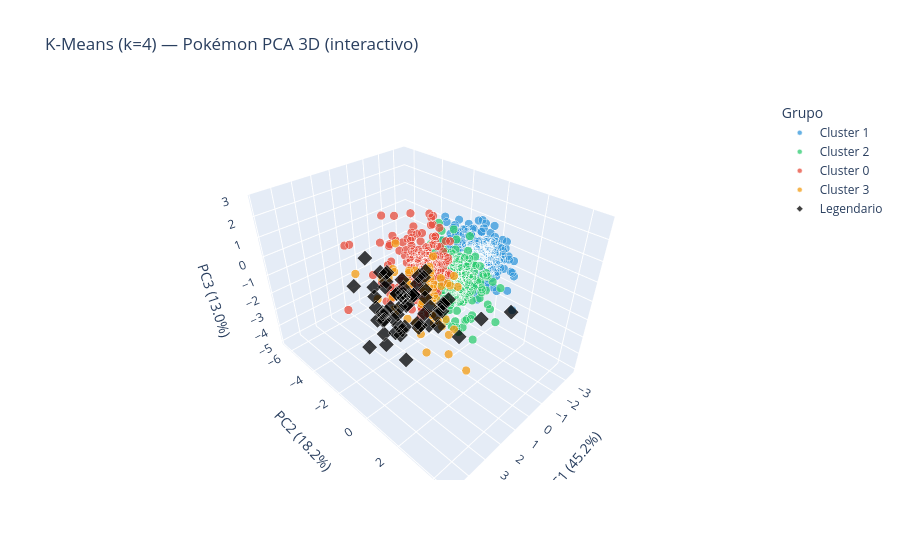

Write notebook code for a chart like this one.
### Code cell
!pip install plotly --quiet
import plotly.express as px

df["Grupo"] = df.apply(
    lambda r: "Legendario" if r["Legendary"] else f"Cluster {r['Cluster']}", axis=1
)

color_map = {
    "Cluster 0": "#e74c3c",
    "Cluster 1": "#3498db",
    "Cluster 2": "#2ecc71",
    "Cluster 3": "#f39c12",
    "Legendario": "#000000",
}

symbol_map = {
    "Cluster 0": "circle",
    "Cluster 1": "circle",
    "Cluster 2": "circle",
    "Cluster 3": "circle",
    "Legendario": "diamond",
}

fig3d = px.scatter_3d(
    df,
    x="PC1", y="PC2", z="PC3",
    color="Grupo",
    symbol="Grupo",
    hover_name="Name",
    hover_data={"Type 1": True, "Total": True, "HP": True,
                "Attack": True, "Defense": True, "PC1": False, "PC2": False, "PC3": False},
    color_discrete_map=color_map,
    symbol_map=symbol_map,
    title=f"K-Means (k={K_OPTIMO}) — Pokémon PCA 3D (interactivo)",
    opacity=0.75,
)

fig3d.update_traces(marker=dict(size=5, line=dict(width=0.5, color="white")))
fig3d.update_layout(
    legend_title_text="Grupo",
    scene=dict(
        xaxis_title=f"PC1 ({varianza[0]*100:.1f}%)",
        yaxis_title=f"PC2 ({varianza[1]*100:.1f}%)",
        zaxis_title=f"PC3 ({varianza[2]*100:.1f}%)",
    )
)

fig3d.show()
fig3d.write_html("pokemon_clusters_3d.html")

### Figure 1 — Plotly figure (JSON) as saved in the notebook; plotly's stock layout.template omitted (floating-point values rounded to 4 significant figures; data arrays with more than 128 entries replaced by an {"elided": "..."} marker saying what was removed)
{"data": [{"customdata": {"elided": "279x5 mixed values"}, "hovertemplate": "<b>%{hovertext}</b><br><br>Grupo=Cluster 1<br>Type 1=%{customdata[0]}<br>Total=%{customdata[1]}<br>HP=%{customdata[2]}<br>Attack=%{customdata[3]}<br>Defense=%{customdata[4]}<extra></extra>", "hovertext": {"elided": "279 str values"}, "legendgroup": "Cluster 1", "marker": {"color": "#3498db", "line": {"color": "white", "width": 0.5}, "opacity": 0.75, "size": 5, "symbol": "circle"}, "mode": "markers", "name": "Cluster 1", "scene": "scene", "showlegend": true, "type": "scatter3d", "x": {"elided": "279 float values"}, "y": {"elided": "279 float values"}, "z": {"elided": "279 float values"}}, {"customdata": {"elided": "200x5 mixed values"}, "hovertemplate": "<b>%{hovertext}</b><br><br>Grupo=Cluster 2<br>Type 1=%{customdata[0]}<br>Total=%{customdata[1]}<br>HP=%{customdata[2]}<br>Attack=%{customdata[3]}<br>Defense=%{customdata[4]}<extra></extra>", "hovertext": {"elided": "200 str values"}, "legendgroup": "Cluster 2", "marker": {"color": "#2ecc71", "line": {"color": "white", "width": 0.5}, "opacity": 0.75, "size": 5, "symbol": "circle"}, "mode": "markers", "name": "Cluster 2", "scene": "scene", "showlegend": true, "type": "scatter3d", "x": {"elided": "200 float values"}, "y": {"elided": "200 float values"}, "z": {"elided": "200 float values"}}, {"customdata": {"elided": "191x5 mixed values"}, "hovertemplate": "<b>%{hovertext}</b><br><br>Grupo=Cluster 0<br>Type 1=%{customdata[0]}<br>Total=%{customdata[1]}<br>HP=%{customdata[2]}<br>Attack=%{customdata[3]}<br>Defense=%{customdata[4]}<extra></extra>", "hovertext": {"elided": "191 str values"}, "legendgroup": "Cluster 0", "marker": {"color": "#e74c3c", "line": {"color": "white", "width": 0.5}, "opacity": 0.75, "size": 5, "symbol": "circle"}, "mode": "markers", "name": "Cluster 0", "scene": "scene", "showlegend": true, "type": "scatter3d", "x": {"elided": "191 float values"}, "y": {"elided": "191 float values"}, "z": {"elided": "191 float values"}}, {"customdata": {"elided": "65x5 mixed values"}, "hovertemplate": "<b>%{hovertext}</b><br><br>Grupo=Cluster 3<br>Type 1=%{customdata[0]}<br>Total=%{customdata[1]}<br>HP=%{customdata[2]}<br>Attack=%{customdata[3]}<br>Defense=%{customdata[4]}<extra></extra>", "hovertext": ["VenusaurMega Venusaur", "CharizardMega Charizard X", "CharizardMega Charizard Y", "BlastoiseMega Blastoise", "PidgeotMega Pidgeot", "Arcanine", "AlakazamMega Alakazam", "GengarMega Gengar", "KangaskhanMega Kangaskhan", "PinsirMega Pinsir", "GyaradosMega Gyarados", "Flareon", "AerodactylMega Aerodactyl", "Dragonite", "Mew", "AmpharosMega Ampharos", "HoundoomMega Houndoom", "Kingdra", "Tyranitar", "TyranitarMega Tyranitar", "Celebi", "SceptileMega Sceptile", "Blaziken", "BlazikenMega Blaziken", "SwampertMega Swampert", "Gardevoir", "GardevoirMega Gardevoir", "Slaking", "ManectricMega Manectric", "SharpedoMega Sharpedo", "AltariaMega Altaria", "BanetteMega Banette", "AbsolMega Absol", "GlalieMega Glalie", "Salamence", "SalamenceMega Salamence", "Metagross", "MetagrossMega Metagross", "Luxray", "LopunnyMega Lopunny", "Garchomp", "GarchompMega Garchomp", "LucarioMega Lucario", "AbomasnowMega Abomasnow", "Electivire", "Magmortar", "Porygon-Z", "GalladeMega Gallade", "Manaphy", "Emboar", "Samurott", "Archeops", "Vanilluxe", "Chandelure", "Hydreigon", "Volcarona", "KeldeoOrdinary Forme", "KeldeoResolute Forme", "MeloettaAria Forme", "MeloettaPirouette Forme", "Genesect", "Florges", "Gogoat", "AegislashBlade Forme", "Goodra"], "legendgroup": "Cluster 3", "marker": {"color": "#f39c12", "line": {"color": "white", "width": 0.5}, "opacity": 0.75, "size": 5, "symbol": "circle"}, "mode": "markers", "name": "Cluster 3", "scene": "scene", "showlegend": true, "type": "scatter3d", "x": [2.621, 2.635, 2.787, 2.689, 1.904, 1.628, 2.031, 2.185, 2.115, 2.11, 2.877, 1.351, 2.33, 2.292, 2.259, 2.531, 2.196, 1.427, 2.316, 3.627, 2.259, 2.551, 1.299, 2.629, 2.798, 1.248, 2.632, 3.201, 1.8, 1.625, 2.119, 1.636, 1.672, 1.948, 2.24, 3.491, 2.2, 3.493, 1.224, 1.838, 2.231, 3.611, 2.484, 2.317, 1.434, 1.497, 1.379, 2.46, 2.259, 1.346, 1.289, 1.729, 1.39, 1.158, 2.253, 1.649, 1.962, 1.962, 2.407, 2.152, 2.216, 1.825, 1.449, 1.172, 2.471], "y": [-0.7043, 0.3914, 1.061, -0.521, 1.555, 0.6174, 2.852, 2.031, -0.261, -0.2728, -1.0, 0.1162, 1.416, -0.197, 0.1201, -0.6942, 1.206, -0.04667, -1.014, -1.752, 0.1201, 2.313, 0.6902, 1.064, -0.8866, 0.5641, 1.233, 0.23, 1.919, 1.349, -0.4048, 0.2733, 1.891, 0.9562, 0.8184, 0.2809, -1.057, -0.6149, 0.06095, 0.781, 0.1936, -0.138, 1.386, -1.291, 0.8446, 0.7524, 1.08, 0.1254, 0.1201, 0.2968, 0.08152, 1.567, 0.1704, 0.4844, 0.6237, 1.145, 0.8826, 0.8826, 0.3664, 0.9595, 0.5315, -0.1014, 0.2092, 1.256, -0.03812], "z": [-0.9955, 0.1266, -1.157, -0.9668, -0.6296, 0.4468, -2.421, -1.986, 0.908, 0.8164, 0.6003, -0.08701, 0.5352, 0.5053, -0.01623, -0.966, -0.8505, -0.3701, 0.7365, 0.7632, -0.01623, -0.5694, 0.6177, 0.8838, 0.8018, -1.656, -2.124, 2.766, -0.9994, 0.8332, -0.4587, 1.043, 0.9741, 0.2446, 0.8902, 0.6112, 0.5194, 0.04979, 0.5819, 0.4259, 1.179, 1.317, 0.4838, 0.1624, 0.3814, -0.5827, -0.3849, 0.5887, -0.01623, 1.474, 0.5411, 0.9046, -0.5457, -1.721, -0.0752, -1.377, -0.7626, -0.7626, -1.19, 1.126, -0.2576, -2.136, 0.9946, 0.9288, -1.191]}, {"customdata": {"elided": "65x5 mixed values"}, "hovertemplate": "<b>%{hovertext}</b><br><br>Grupo=Legendario<br>Type 1=%{customdata[0]}<br>Total=%{customdata[1]}<br>HP=%{customdata[2]}<br>Attack=%{customdata[3]}<br>Defense=%{customdata[4]}<extra></extra>", "hovertext": ["Articuno", "Zapdos", "Moltres", "Mewtwo", "MewtwoMega Mewtwo X", "MewtwoMega Mewtwo Y", "Raikou", "Entei", "Suicune", "Lugia", "Ho-oh", "Regirock", "Regice", "Registeel", "Latias", "LatiasMega Latias", "Latios", "LatiosMega Latios", "Kyogre", "KyogrePrimal Kyogre", "Groudon", "GroudonPrimal Groudon", "Rayquaza", "RayquazaMega Rayquaza", "Jirachi", "DeoxysNormal Forme", "DeoxysAttack Forme", "DeoxysDefense Forme", "DeoxysSpeed Forme", "Uxie", "Mesprit", "Azelf", "Dialga", "Palkia", "Heatran", "Regigigas", "GiratinaAltered Forme", "GiratinaOrigin Forme", "Darkrai", "ShayminLand Forme", "ShayminSky Forme", "Arceus", "Victini", "Cobalion", "Terrakion", "Virizion", "TornadusIncarnate Forme", "TornadusTherian Forme", "ThundurusIncarnate Forme", "ThundurusTherian Forme", "Reshiram", "Zekrom", "LandorusIncarnate Forme", "LandorusTherian Forme", "Kyurem", "KyuremBlack Kyurem", "KyuremWhite Kyurem", "Xerneas", "Yveltal", "Zygarde50% Forme", "Diancie", "DiancieMega Diancie", "HoopaHoopa Confined", "HoopaHoopa Unbound", "Volcanion"], "legendgroup": "Legendario", "marker": {"color": "#000000", "line": {"color": "white", "width": 0.5}, "opacity": 0.75, "size": 5, "symbol": "diamond"}, "mode": "markers", "name": "Legendario", "scene": "scene", "showlegend": true, "type": "scatter3d", "x": [2.063, 1.984, 1.981, 3.309, 4.671, 4.776, 1.994, 1.973, 2.024, 3.412, 3.535, 1.844, 2.312, 2.078, 2.305, 3.668, 2.281, 3.636, 3.371, 4.79, 3.126, 4.465, 3.376, 4.71, 2.259, 2.059, 2.05, 2.222, 2.003, 1.965, 1.999, 1.904, 3.347, 3.399, 2.307, 3.223, 3.463, 3.458, 2.165, 2.259, 2.196, 3.902, 2.259, 1.825, 1.937, 2.079, 1.945, 1.926, 1.945, 1.974, 3.436, 3.334, 2.211, 2.227, 3.131, 3.649, 3.716, 3.407, 3.407, 2.222, 2.308, 3.54, 2.458, 3.53, 2.234], "y": [-0.459, 0.7718, 0.4874, 1.586, 1.328, 2.35, 1.138, 0.4999, -0.7592, -0.8362, -0.2881, -3.449, -1.842, -2.646, 0.4467, -0.04303, 1.011, 0.8161, 0.2148, 0.3413, -0.8129, -0.7385, 0.7614, 1.225, 0.1201, 3.361, 4.515, -1.961, 2.367, -1.018, -0.3691, 1.654, -0.03932, 0.4557, -0.2754, -0.3658, -0.8517, -0.08218, 1.406, 0.1201, 1.649, 0.1326, 0.1201, -0.1073, 0.371, 0.5528, 1.459, 1.256, 1.459, 1.412, 0.1923, -0.3086, 0.7026, 0.3864, 0.5008, 0.2202, 0.7847, 0.4296, 0.4296, -0.5797, -2.303, 0.811, 0.5159, 0.9511, -0.5376], "z": [-0.8971, -0.3812, -0.08047, -0.08224, 1.158, -0.316, -0.601, 1.171, -0.6786, -1.187, -0.4981, -0.006156, -3.2, -1.603, -1.461, -1.848, -1.036, -0.8311, -1.248, -1.019, 1.041, 1.079, 0.764, 0.7534, -0.01623, 0.5006, 1.447, -2.537, -0.9764, -1.366, -0.4, 0.382, -0.1346, -0.7088, -0.7194, 1.229, 0.4842, 1.115, -0.9233, -0.01623, 0.3429, 0.02777, -0.01623, 0.2109, 0.8142, -0.8215, 0.08027, -0.307, 0.08027, -0.2628, -0.4969, 0.6953, 0.5244, 1.011, 0.9544, 1.758, 0.194, 0.7972, 0.7972, 0.3778, -1.934, -0.6552, -1.11, -0.4083, -0.2433]}], "layout": {"legend": {"title": {"text": "Grupo"}, "tracegroupgap": 0}, "scene": {"domain": {"x": [0, 1], "y": [0, 1]}, "xaxis": {"title": {"text": "PC1 (45.2%)"}}, "yaxis": {"title": {"text": "PC2 (18.2%)"}}, "zaxis": {"title": {"text": "PC3 (13.0%)"}}}, "title": {"text": "K-Means (k=4) — Pokémon PCA 3D (interactivo)"}}}
